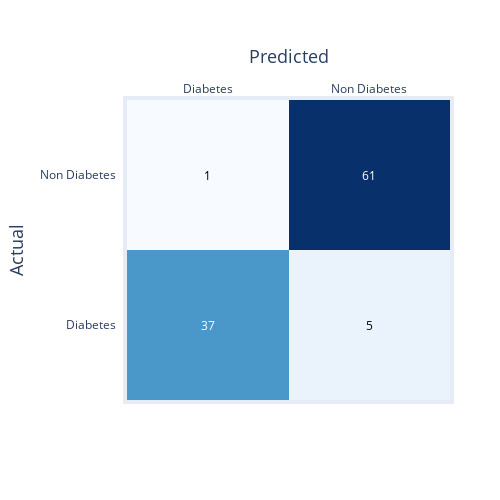

The notebook cell saved with this chart:
### Code cell
# Create confusion matrix
labels = ['Diabetes','Non Diabetes']
fig = ff.create_annotated_heatmap(cm, x = labels, y = labels,colorscale='blues')
fig.update_layout(
    autosize=False,
    width=500,
    height=500,
    margin=dict(
        l=50,
        r=50,
        b=100,
        t=100,
        pad=4,
    ),
     yaxis=dict(
        title_text="Actual",
        titlefont=dict(size=18)
    ),
    xaxis=dict(
        title_text="Predicted",
        titlefont=dict(size=18)
    ),
    paper_bgcolor="white"
)
fig.show()

### Figure 1 — Plotly figure (JSON) as saved in the notebook; plotly's stock layout.template omitted (floating-point values rounded to 4 significant figures)
{"data": [{"colorscale": [[0, "rgb(247,251,255)"], [0.125, "rgb(222,235,247)"], [0.25, "rgb(198,219,239)"], [0.375, "rgb(158,202,225)"], [0.5, "rgb(107,174,214)"], [0.625, "rgb(66,146,198)"], [0.75, "rgb(33,113,181)"], [0.875, "rgb(8,81,156)"], [1, "rgb(8,48,107)"]], "reversescale": false, "showscale": false, "type": "heatmap", "x": ["Diabetes", "Non Diabetes"], "y": ["Diabetes", "Non Diabetes"], "z": [[37, 5], [1, 61]]}], "layout": {"annotations": [{"font": {"color": "#FFFFFF"}, "showarrow": false, "text": "37", "x": "Diabetes", "xref": "x", "y": "Diabetes", "yref": "y"}, {"font": {"color": "#000000"}, "showarrow": false, "text": "5", "x": "Non Diabetes", "xref": "x", "y": "Diabetes", "yref": "y"}, {"font": {"color": "#000000"}, "showarrow": false, "text": "1", "x": "Diabetes", "xref": "x", "y": "Non Diabetes", "yref": "y"}, {"font": {"color": "#FFFFFF"}, "showarrow": false, "text": "61", "x": "Non Diabetes", "xref": "x", "y": "Non Diabetes", "yref": "y"}], "autosize": false, "height": 500, "margin": {"b": 100, "l": 50, "pad": 4, "r": 50, "t": 100}, "paper_bgcolor": "white", "width": 500, "xaxis": {"dtick": 1, "gridcolor": "rgb(0, 0, 0)", "side": "top", "ticks": "", "title": {"font": {"size": 18}, "text": "Predicted"}}, "yaxis": {"dtick": 1, "ticks": "", "ticksuffix": "  ", "title": {"font": {"size": 18}, "text": "Actual"}}}}
